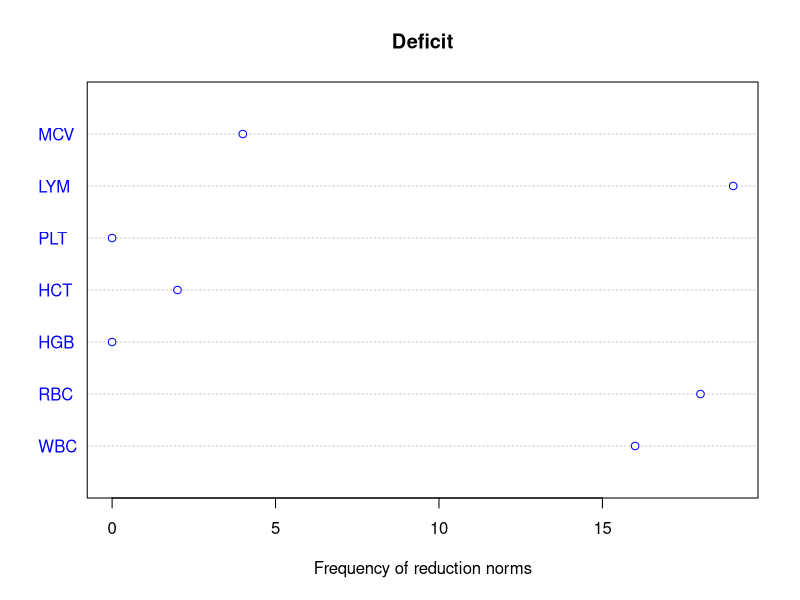
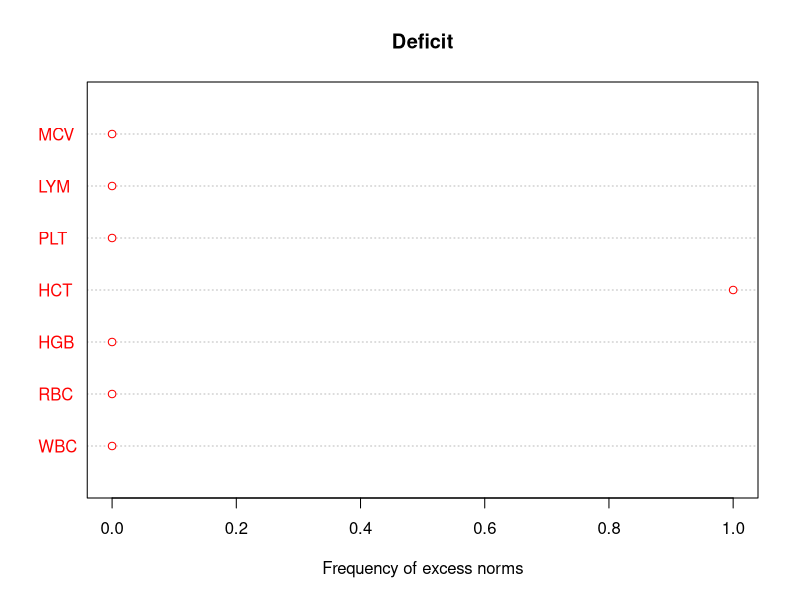
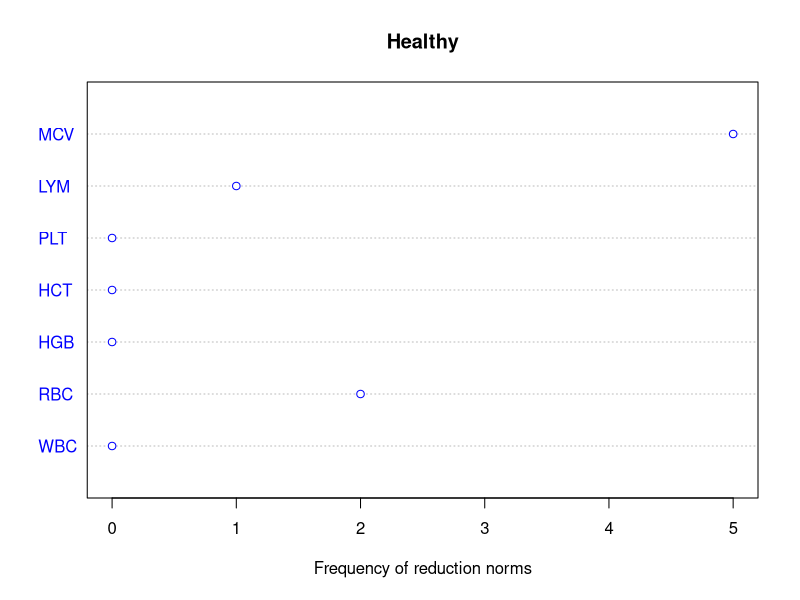
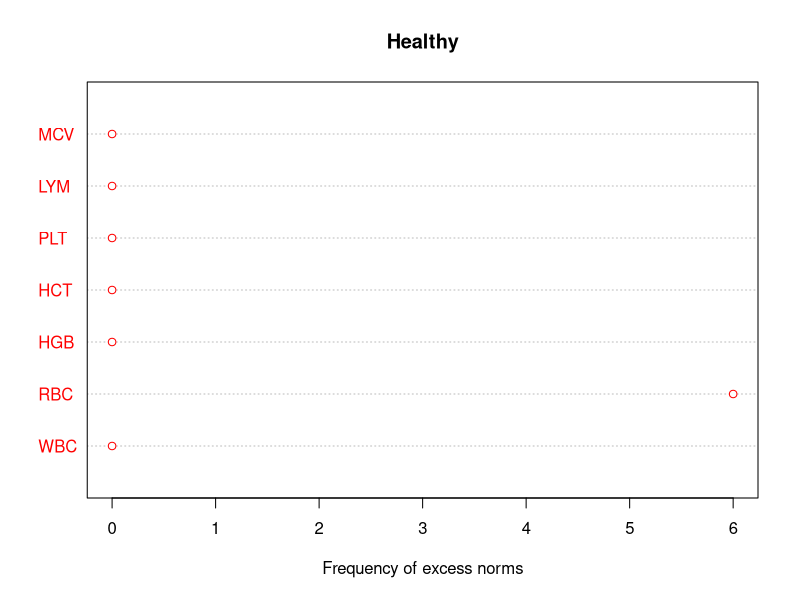
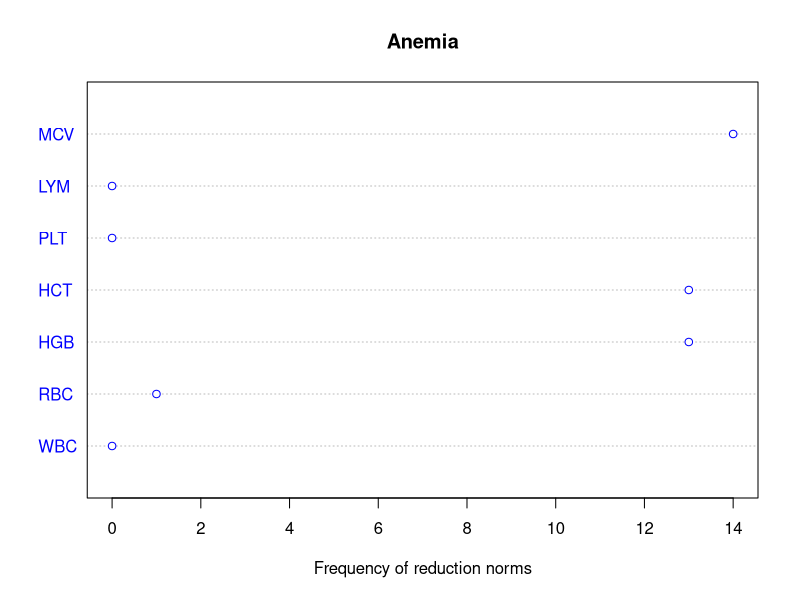
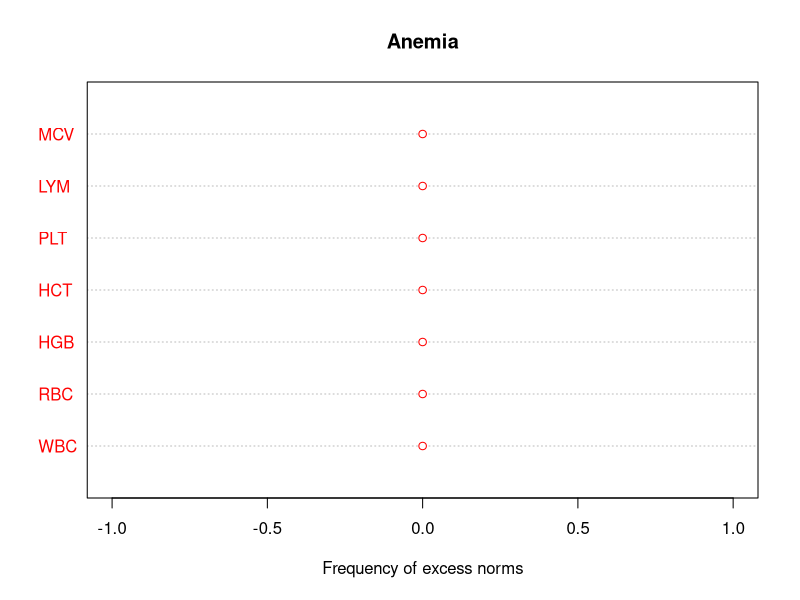
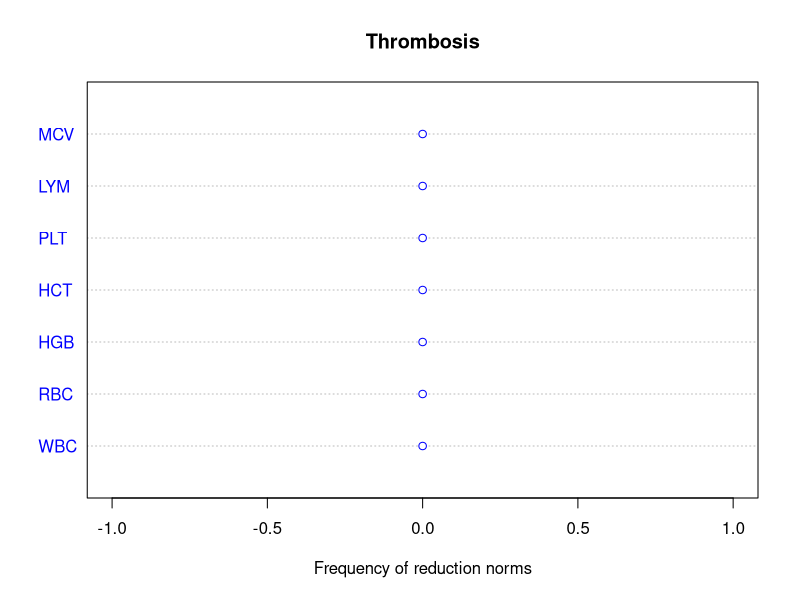
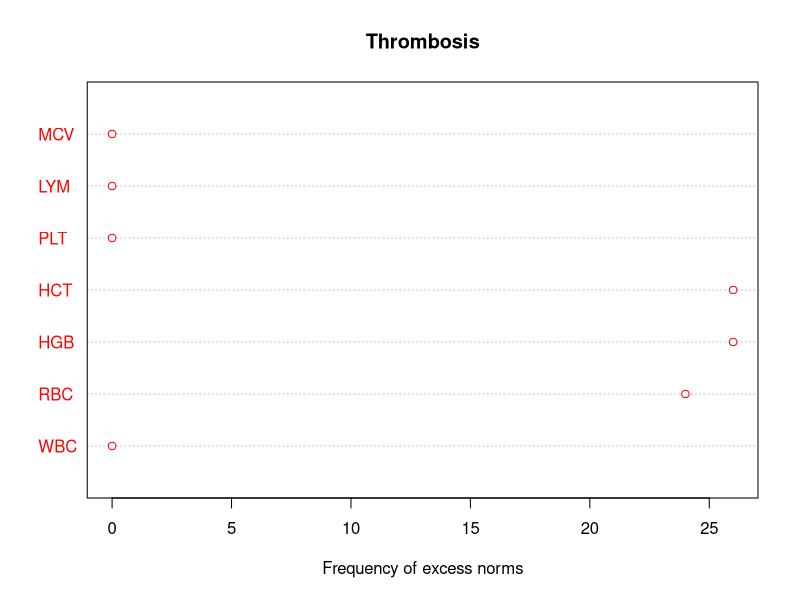

The R source for these figures, in order:
library(ggplot2)
library(dplyr)
rawData = read.csv(file = "test_results.csv")

analysisTypes = colnames(rawData[, 4:10])

# Fill data
fillData = function(rawData, analysisType) {
  filledData = data.frame(rawData)
  for (i in row.names(rawData[which(is.na(rawData[[analysisType]])),])) {
    sampleData = rawData[which(
      !is.na(rawData[[analysisType]]) &
        abs(rawData$age - rawData[i,]$age) <= 5 &
        rawData$gender == rawData[i, ]$gender &
        rawData$Type == rawData[i, ]$Type
    ), ]
    if (nrow(sampleData) > 0) {
      filledData[i, analysisType] = median(sampleData[[analysisType]])
    }
  }
  
  return(filledData)
}

filledData = data.frame(rawData)
for (analysisType in analysisTypes) {
  filledData = data.frame(fillData(filledData, analysisType))
}

write.csv(filledData, "filled_test_results.csv", row.names = FALSE)

# Comparison with norms
norms = read.csv(file = "norms.csv")
# To get proper structure we can just copy filled data,
# later we will put actual delta values:
# zero if value in norm,
# value - upper_norm_value, if excess (will be positive num),
# value - bottom_norm_value, if reduction (will be negative num)
deltaNorms = data.frame(filledData)

getNormDelta = function(norms, analysisType, value) {
  delta = 0
  # norms is a data frame with two rows:
  # norms[2, ] upper limit of the norm,
  # norms[1, ] bottom
  if (value > norms[2, analysisType]) {
    delta  = value - norms[2, analysisType]
  } else if (value < norms[1, analysisType]) {
    delta = value - norms[1, analysisType]
  }
  return(delta)
}

# Filling of deltaNorms
for (i in row.names(deltaNorms)) {
  for (analysisType in analysisTypes) {
    delta = NA
    value = deltaNorms[i, analysisType]
    if (!is.na(value)) {
      currentNorms = norms %>% filter(gender == deltaNorms[i, "gender"])
      delta = getNormDelta(currentNorms, analysisType, value)
    }
    deltaNorms[i, analysisType] = delta
  }
}

# Statistics and plots for each disease according to deltas of norms
diseases = unique(deltaNorms[["Type"]])
plotsReductionNorms = vector(length(diseases), mode = 'list')
plotsExcessNorms = vector(length(diseases), mode = 'list')

for (i in 1:length(diseases)) {
  disease = diseases[[i]]
  # diseaseData is a data frame with two rows and length(analysisTypes) columns.
  # Columns are a analysis types,
  # rows contains frequency of
  # excess of norms - diseaseData[2, ],
  # reduction of norms - diseaseData[1, ]
  diseaseData = as.data.frame(matrix(0, 2, length(analysisTypes)))
  colnames(diseaseData) = analysisTypes
  
  for (analysisType in analysisTypes) {
    reduction = nrow(deltaNorms[which(deltaNorms[[analysisType]] < 0 &
                                        deltaNorms[["Type"]] == disease), ])
    excess = nrow(deltaNorms[which(deltaNorms[[analysisType]] > 0 &
                                     deltaNorms[["Type"]] == disease), ])
    diseaseData[1, analysisType] = reduction
    diseaseData[2, analysisType] = excess
  }
  
  dotchart(
    as.numeric(diseaseData[1, ]),
    labels = colnames(diseaseData),
    main = disease,
    xlab = "Frequency of reduction norms",
    color = "blue"
  )
  plotsReductionNorms[[i]] = recordPlot()
  graphics.off()
  
  dotchart(
    as.numeric(diseaseData[2, ]),
    labels = colnames(diseaseData),
    main = disease,
    xlab = "Frequency of excess norms",
    color = "red"
  )
  plotsExcessNorms[[i]] = recordPlot()
  graphics.off()
}

pdf("plotsReductionNorms.pdf", onefile = TRUE)
for (plot in plotsReductionNorms) {
  replayPlot(plot)
}
graphics.off()

pdf("plotsExcessNorms.pdf", onefile = TRUE)
for (plot in plotsExcessNorms) {
  replayPlot(plot)
}
graphics.off()

write.csv(deltaNorms, "deltas_of_norms.csv", row.names = FALSE)
